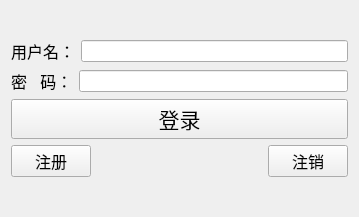
<?xml version="1.0" encoding="UTF-8"?>
<ui version="4.0">
 <class>TcpClient</class>
 <widget class="QWidget" name="TcpClient">
  <property name="geometry">
   <rect>
    <x>0</x>
    <y>0</y>
    <width>359</width>
    <height>217</height>
   </rect>
  </property>
  <property name="windowTitle">
   <string>TcpClient</string>
  </property>
  <layout class="QVBoxLayout" name="verticalLayout_2">
   <item>
    <layout class="QVBoxLayout" name="verticalLayout">
     <item>
      <layout class="QHBoxLayout" name="horizontalLayout">
       <item>
        <widget class="QLabel" name="name_lab">
         <property name="font">
          <font>
           <pointsize>12</pointsize>
          </font>
         </property>
         <property name="text">
          <string>用户名：</string>
         </property>
        </widget>
       </item>
       <item>
        <widget class="QLineEdit" name="name_le"/>
       </item>
      </layout>
     </item>
     <item>
      <layout class="QHBoxLayout" name="horizontalLayout_2">
       <item>
        <widget class="QLabel" name="pwd_lab">
         <property name="font">
          <font>
           <pointsize>12</pointsize>
          </font>
         </property>
         <property name="text">
          <string>密   码：</string>
         </property>
        </widget>
       </item>
       <item>
        <widget class="QLineEdit" name="pwd_le">
         <property name="echoMode">
          <enum>QLineEdit::Password</enum>
         </property>
        </widget>
       </item>
      </layout>
     </item>
     <item>
      <widget class="QPushButton" name="login_pb">
       <property name="font">
        <font>
         <pointsize>16</pointsize>
        </font>
       </property>
       <property name="text">
        <string>登录</string>
       </property>
      </widget>
     </item>
     <item>
      <layout class="QHBoxLayout" name="horizontalLayout_3">
       <item>
        <widget class="QPushButton" name="regist_pb">
         <property name="font">
          <font>
           <pointsize>12</pointsize>
          </font>
         </property>
         <property name="text">
          <string>注册</string>
         </property>
        </widget>
       </item>
       <item>
        <spacer name="horizontalSpacer">
         <property name="orientation">
          <enum>Qt::Horizontal</enum>
         </property>
         <property name="sizeHint" stdset="0">
          <size>
           <width>68</width>
           <height>20</height>
          </size>
         </property>
        </spacer>
       </item>
       <item>
        <widget class="QPushButton" name="cancle_pb">
         <property name="font">
          <font>
           <pointsize>12</pointsize>
          </font>
         </property>
         <property name="text">
          <string>注销</string>
         </property>
        </widget>
       </item>
      </layout>
     </item>
    </layout>
   </item>
  </layout>
 </widget>
 <resources/>
 <connections/>
</ui>
